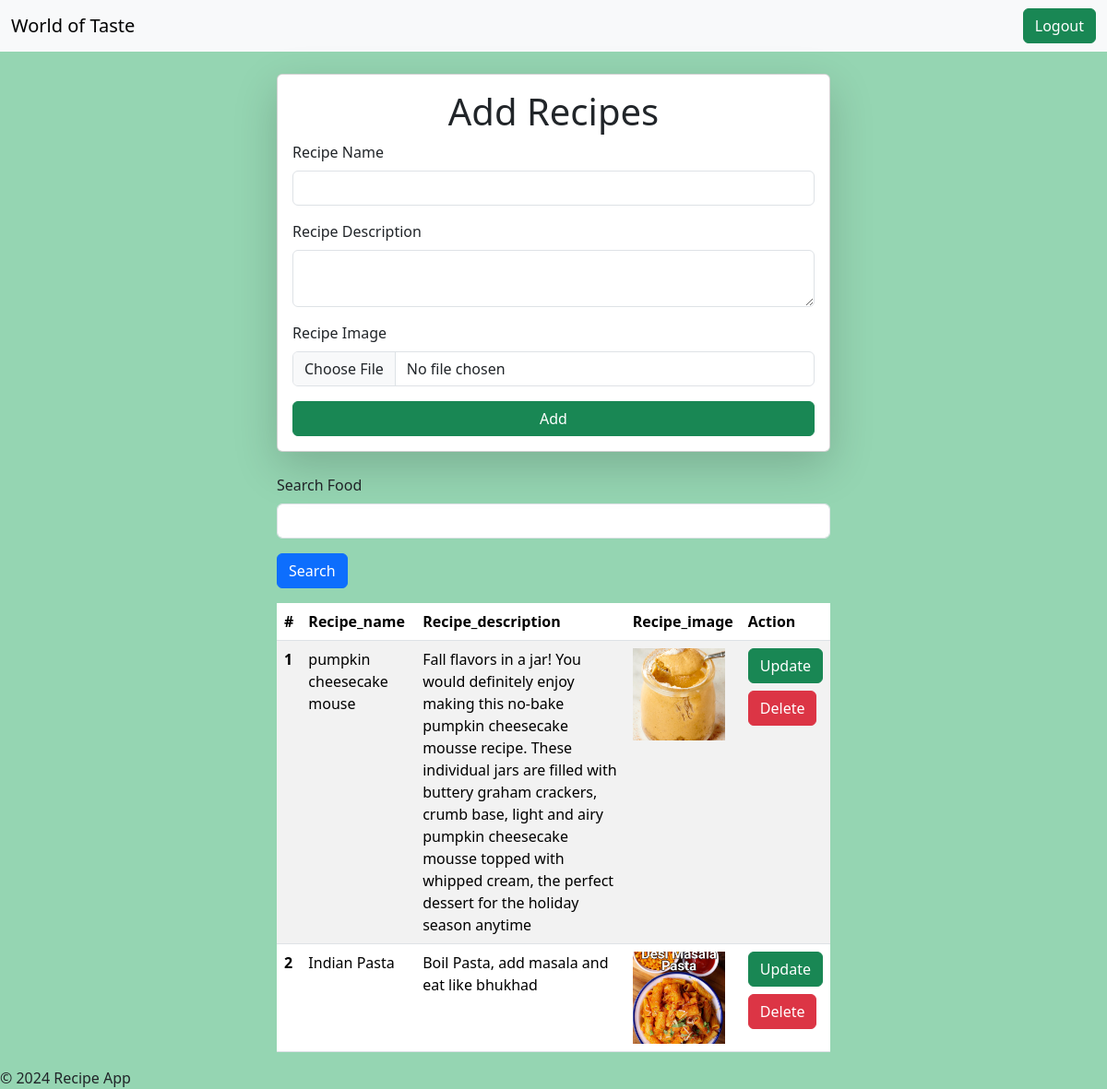
Page /recipes-home/ (signed in) on the committed database.
### recipes/models.py (models this page shows)
class Recipe(models.Model):
  user = models.ForeignKey(User,on_delete=models.CASCADE,null=True,blank=True)
  recipe_name = models.CharField(max_length=100)
  recipe_description = models.TextField()
  recipe_image = models.ImageField(upload_to="recipe")

### recipes/views.py (the view, shortened to what this page needs)
# urls.py: path('recipes-home/',recipes_home,name="recipes_home"),
@login_required(login_url="/login-page")
def recipes_home(request):
  queryset = Recipe.objects.all()
  if request.GET.get('search'):
    queryset  = queryset.filter(recipe_name__icontains = request.GET.get('search'))
  context = {'recipes':queryset}
  return render(request,"recipe_home.html",context)

### recipes/templates/recipe_home.html (shortened to what this page needs)
{% extends 'base.html' %}
{% block content %}
<form class="col-6 mx-auto mt-4 card p-3 shadow-lg" method="post" enctype="multipart/form-data">
  <h1 class="mx-auto">Add Recipes</h1>
  <div class="mb-3">
    <label for="exampleInputEmail1" class="form-label">Recipe Name</label>
    <input type="text" name="recipe_name" class="form-control">
  </div>
  <div class="mb-3">
    <label for="exampleInputPassword1" class="form-label">Recipe Description</label>
    <textarea class="form-control" name="recipe_description"></textarea>
  </div>
  <div class="mb-3">
    <label class="form-label">Recipe Image</label>
    <input class="form-control" name="recipe_image" type="file">
  </div>
  <button type="submit" class="btn btn-success">Add</button>
</form>
<div class="mt-4">
  <div class="mx-auto col-6">
    <form>
      <div class="mb-3">
        <label for="exampleInputEmail1" class="form-label">Search Food</label>
        <input type="text" class="form-control" name="search">
      </div>
      <button type="submit" class="btn btn-primary">Search</button>
    </form>
  </div>
</div>
<table class="table table-striped mt-3 w-50 mx-auto">
  <thead>
    <tr>
      <th scope="col">#</th>
      <th scope="col">Recipe_name</th>
      <th scope="col">Recipe_description</th>
      <th scope="col">Recipe_image</th>
      <th scope="col">Action</th>
    </tr>
  </thead>
  <tbody>
    {% for recipe in recipes %}
    <tr>
      <th scope="row">{{forloop.counter}}</th>
      <td>{{recipe.recipe_name}}</td>
      <td>{{recipe.recipe_description}}</td>
      <td>
        <img src="/media/{{recipe.recipe_image}}" style="height: 100px; width:100px; object-fit:cover;">
      </td>
      <td>
        <a href="/update-recipe/{{recipe.id}}/" class="btn btn-success">Update</a>
        <br>
        <a href="/delete-recipe/{{recipe.id}}/" class="btn btn-danger mt-2">Delete</a>
      </td>
    </tr>
    {%endfor%}
  </tbody>
</table>
{%endblock%}

### recipes/templates/base.html (shortened to what this page needs)
<!DOCTYPE html>
<html lang="en">
<head>
  <link href="https://cdn.jsdelivr.net/npm/bootstrap@5.3.3/dist/css/bootstrap.min.css" rel="stylesheet"
>
</head>
<body>
  <header>
    <nav class="navbar bg-body-tertiary">
      <div class="container-fluid">
        <a class="navbar-brand">World of Taste</a>
        <form class="d-flex" role="search">
          <a href="/logout" class="btn btn-success" type="submit">Logout</a>
        </form>
      </div>
    </nav>
  </header>
  <main>
    {% block content %} {% endblock %}
  </main>
  <footer>
    &copy; 2024 Recipe App
  </footer>
</body>
</html>

### recipes/templates/base.html (style rules this page uses)
body { margin: 0; padding: 0; background-color: #95d5b2; }

### rows in the picture
Recipe: recipe_name "pumpkin cheesecake mouse", recipe_description "Fall flavors in a jar! You would definitely enjoy making this no-bake pumpkin cheesecake mousse recipe. These individual jars are filled with buttery graham crackers, crumb base, light and airy pumpkin cheesecake mousse topped with whipped cream, the perfect dessert for the holiday season anytime", recipe_image (picture)
Recipe: recipe_name "Indian Pasta", recipe_description "Boil Pasta, add masala and eat like bhukhad", recipe_image (picture)
